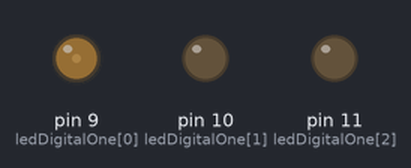
Recording of a sketch running on a simulated Arduino Uno, built with avr-gcc and run on an emulated ATmega328P. Parts: output pins drawn as LEDs (lit = HIGH). Random numbers use the default seed unless the sketch sets one.

Above: at 0.45 s.
At 5.49 s:
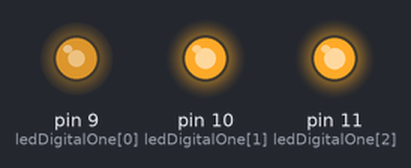
At 10.26 s:
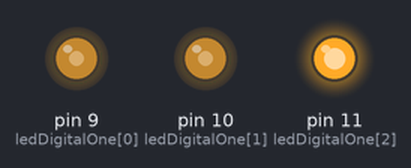
At 20.04 s:
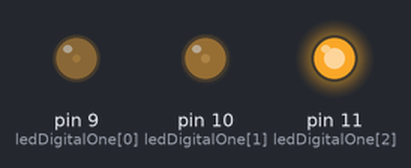
At 29.85 s:
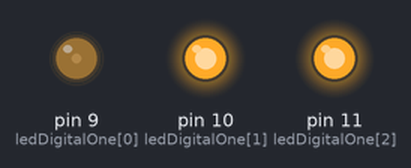
At 39.84 s:
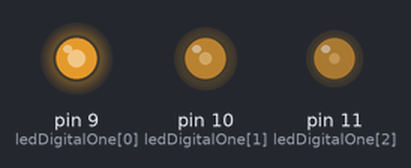
Timing chart, 0 to 40.0 s (numbered marks = the images above):
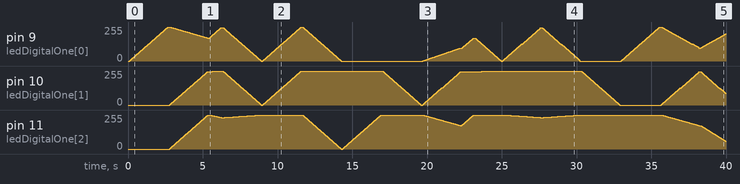

The sketch:

circ-12.ino
```cpp
/*
 * Control a multi color LED
 */

#define FADE_SPEED 10
#define CHANGE_DELAY 100

// The pins used to control RGB
// Red = 9, Green = 10, Blue = 11
int ledDigitalOne[] = {9, 10, 11};

const boolean ON = LOW;
const boolean OFF = HIGH;

// Defined colors {RED, GREEN, BLUE}
const byte RED[] = {255, 0, 0};
const byte ORANGE[] = {83, 4, 0};
const byte YELLOW[] = {255, 255, 0};
const byte GREEN[] = {0, 255, 0};
const byte BLUE[] = {0, 0, 255};
const byte INDIGO[] = {4, 0, 19};
const byte VIOLET[] = {23, 0, 22};
const byte CYAN[] = {0, 255, 255};
const byte MAGENTA[] = {255, 0, 255};
const byte WHITE[] = {255, 255, 255};
const byte BLACK[] = {0, 0, 0};
const byte PINK[] = {158, 4, 79};

const byte* COLORS[] = {RED, ORANGE, YELLOW, GREEN, BLUE, INDIGO, VIOLET, CYAN, MAGENTA, WHITE, BLACK, PINK};

int randInt = 0;
int randIntLast = 0;
byte currentColor[] = {0, 0, 0};
byte newColor[] = {0, 0, 0};


void setup() {
  for (int i = 0; i < 3; i++) {
    pinMode(ledDigitalOne[i], OUTPUT);
  }
  copyColor(WHITE, currentColor);
  setColor(ledDigitalOne, currentColor);
  delay(CHANGE_DELAY);
}

void loop() {
  randomColor(newColor);
  fadeColor(ledDigitalOne, currentColor, newColor, FADE_SPEED);
  copyColor(newColor, currentColor);
  delay(CHANGE_DELAY);
}

void copyColor(byte* from, byte* to) {
  for (int i = 0; i < 3; i++) {
    to[i] = from[i];
  }
}

void copyColor(const byte* from, byte* to) {
  for (int i = 0; i < 3; i++) {
    to[i] = from[i];
  }
}

void setColor(int* led, byte* color) {
  for (int i = 0; i < 3; i++) {
    analogWrite(led[i], 255 - color[i]);
  }
}

void randomColor(byte* newColor) {
  while (randInt == randIntLast) {
    randInt = random(0, sizeof(COLORS) / 2);
  }
  randIntLast = randInt;
  copyColor(COLORS[randInt], newColor);
}

void fadeColor(int* led, byte* start, byte* final, int fade) {
  int cR = final[0] - start[0];
  int cG = final[1] - start[1];
  int cB = final[2] - start[2];
  int steps = max(abs(cR),max(abs(cG), abs(cB)));

  byte tC[3];
  for (int i = 0; i < steps; i++) {
    tC[0] = start[0] + (i * cR / steps);
    tC[1] = start[1] + (i * cG / steps);
    tC[2] = start[2] + (i * cB / steps);
    setColor(led, tC);
    delay(fade);
  }
  setColor(led, final);
}
```
